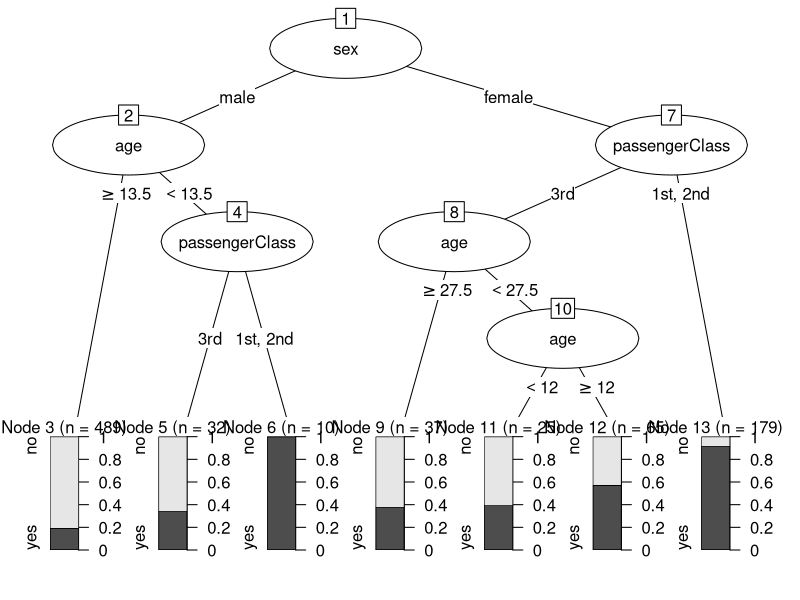

Source code (R):
## ---- chunk 1
knitr::opts_chunk$set(fig.align = 'center', message = F, warning = F)
## ---- chunk 2
# 準備
library(tidyverse)
set.seed(666)

# データ読み込み
library(carData)
data("TitanicSurvival")
head(TitanicSurvival)
## ---- chunk 3
# NA（欠損値）を含む行を削除
tita <- na.omit(TitanicSurvival)
## ---- chunk 4
# ID列を追加
df = tita %>% rownames_to_column("ID")

# 80%を学習用データに
train <- df %>% sample_frac(size = 0.8)

# 学習用データに使っていないIDの行をテスト用データに
test <- anti_join(df, train, by = "ID")

# ID列は予測に使わないため削除しておく
train <- train %>% select(-ID)
test <- test %>% select(-ID)
## ---- chunk 5
# 決定木
library(rpart)
clf_tree <- rpart(survived ~ . , data = train)
## ---- chunk 6
# 決定木のプロット
library(partykit)
plot(as.party(clf_tree))
## ---- chunk 7
# 予測
y_pred = predict(clf_tree, test, type = "class")

# 混同行列
table(test$survived, y_pred)

# 正解率
library(MLmetrics)
Accuracy(y_pred = y_pred, y_true = test$survived)
## ---- chunk 8
# ランダムフォレスト
library(randomForest)
clf_RF <- randomForest(survived ~ . , data = train)
## ---- chunk 9
# 予測
y_pred = predict(clf_RF, test, type = "class")

# 混同行列
table(test$survived, y_pred)

# 正解率
library(MLmetrics)
Accuracy(y_pred = y_pred, y_true = test$survived)
## ---- chunk 10
# 変数重要度
clf_RF$importance
